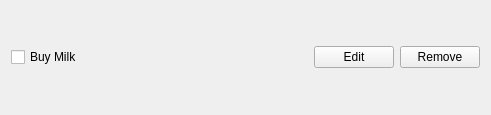
<?xml version="1.0" encoding="UTF-8"?>
<ui version="4.0">
 <class>Task</class>
 <widget class="QWidget" name="Task">
  <property name="geometry">
   <rect>
    <x>0</x>
    <y>0</y>
    <width>491</width>
    <height>115</height>
   </rect>
  </property>
  <property name="windowTitle">
   <string>Form</string>
  </property>
  <layout class="QHBoxLayout" name="horizontalLayout_2">
   <item>
    <widget class="QCheckBox" name="checkBox">
     <property name="text">
      <string>Buy Milk</string>
     </property>
    </widget>
   </item>
   <item>
    <spacer name="horizontalSpacer">
     <property name="orientation">
      <enum>Qt::Orientation::Horizontal</enum>
     </property>
     <property name="sizeHint" stdset="0">
      <size>
       <width>40</width>
       <height>20</height>
      </size>
     </property>
    </spacer>
   </item>
   <item>
    <widget class="QPushButton" name="editButton">
     <property name="text">
      <string>Edit</string>
     </property>
    </widget>
   </item>
   <item>
    <widget class="QPushButton" name="removeButton">
     <property name="text">
      <string>Remove</string>
     </property>
    </widget>
   </item>
  </layout>
 </widget>
 <resources/>
 <connections/>
</ui>
